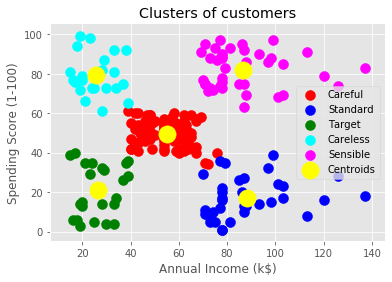

Write Python code to recreate this figure.
'''
Vedant Sahai 
Batch - C
Roll No 8364
'''

# K-Means Clustering

# Importing the libraries
import numpy as np
import matplotlib.pyplot as plt
import pandas as pd

# Importing the dataset
dataset = pd.read_csv('Mall_Customers.csv')
X = dataset.iloc[:, [3, 4]].values

# Using the elbow method to find the optimal number of clusters
from sklearn.cluster import KMeans
wcss = []
for i in range(1, 11):
    kmeans = KMeans(n_clusters = i, init = 'k-means++', random_state = 42)
    kmeans.fit(X)
    wcss.append(kmeans.inertia_)
plt.plot(range(1, 11), wcss)
plt.title('The Elbow Method')
plt.xlabel('Number of clusters')
plt.ylabel('WCSS')
plt.show()

# Fitting K-Means to the dataset
kmeans = KMeans(n_clusters = 5, init = 'k-means++', random_state = 42)
y_kmeans = kmeans.fit_predict(X)

# Visualising the clusters
plt.scatter(X[y_kmeans == 0, 0], X[y_kmeans == 0, 1], s = 100, c = 'red', label = 'Careful')
plt.scatter(X[y_kmeans == 1, 0], X[y_kmeans == 1, 1], s = 100, c = 'blue', label = 'Standard')
plt.scatter(X[y_kmeans == 2, 0], X[y_kmeans == 2, 1], s = 100, c = 'green', label = 'Target')
plt.scatter(X[y_kmeans == 3, 0], X[y_kmeans == 3, 1], s = 100, c = 'cyan', label = 'Careless')
plt.scatter(X[y_kmeans == 4, 0], X[y_kmeans == 4, 1], s = 100, c = 'magenta', label = 'Sensible')
plt.scatter(kmeans.cluster_centers_[:, 0], kmeans.cluster_centers_[:, 1], s = 300, c = 'yellow', label = 'Centroids')
plt.title('Clusters of customers')
plt.xlabel('Annual Income (k$)')
plt.ylabel('Spending Score (1-100)')
plt.legend()
plt.show()
